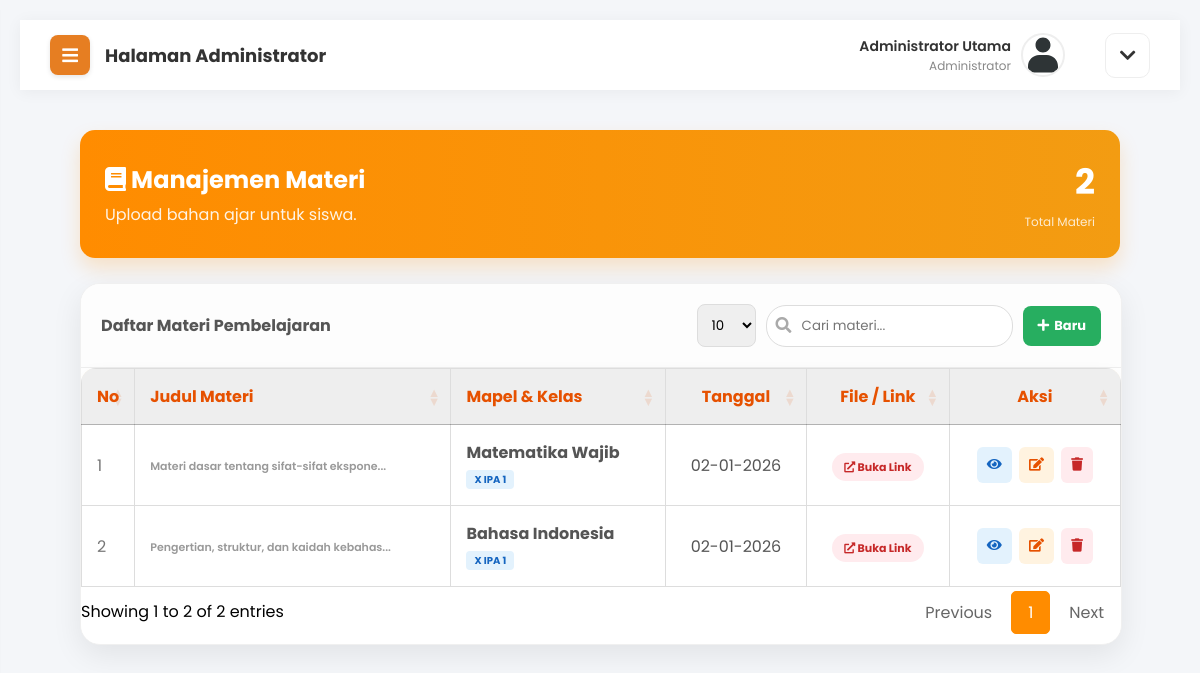
Page /admin/materi.php (signed in) on the earlier database version.
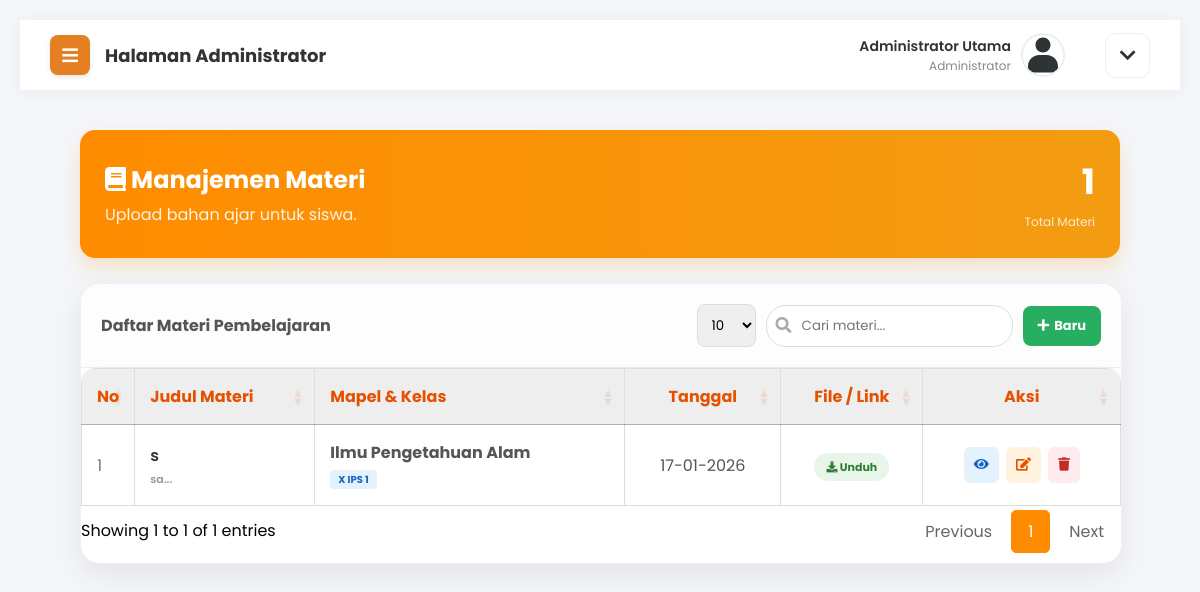
Same page on the later database version.
### tables this page shows
CREATE TABLE `materi` (
  `id_materi` int(11) NOT NULL,
  `mapel_id` int(11) NOT NULL,
  `judul` varchar(255) NOT NULL,
  `deskripsi` text NOT NULL,
  `tipe` enum('file','link') NOT NULL,
  `file_url` varchar(255) NOT NULL,
  `tanggal_upload` datetime NOT NULL
);

CREATE TABLE `mapel` (
  `id_mapel` int(11) NOT NULL,
  `kode_mapel` varchar(20) DEFAULT NULL,
  `nama_mapel` varchar(100) NOT NULL,
  `guru_id` int(11) DEFAULT NULL,
  `kelas_id` int(11) DEFAULT NULL,
  `hari` varchar(20) DEFAULT NULL,
  `jam_mulai` time DEFAULT NULL,
  `jam_selesai` time DEFAULT NULL
);

CREATE TABLE `kelas` (
  `id_kelas` int(11) NOT NULL,
  `nama_kelas` varchar(20) NOT NULL,
  `wali_kelas_id` int(11) DEFAULT NULL,
  `tahun_ajaran` varchar(20) DEFAULT '-',
  `semester` varchar(20) DEFAULT '-'
);

### admin/materi.php (the view, shortened to what this page needs)
<?php include 'header.php'; ?>
<link rel="stylesheet" href="https://cdn.datatables.net/1.13.4/css/jquery.dataTables.min.css">
<?php
$jml_materi = mysqli_num_rows(mysqli_query($koneksi, "SELECT * FROM materi"));
?>
<div class="content-body" style="margin-top: -20px;">
    <div class="welcome-banner" style="background: linear-gradient(to right, #FF8C00, #F39C12); color: white; padding: 25px; border-radius: 15px; margin-bottom: 25px; box-shadow: 0 10px 20px rgba(255, 140, 0, 0.2);">
        <div style="display: flex; justify-content: space-between; align-items: center;">
            <div>
                <h2 style="margin: 0; font-size: 24px;"><i class="fas fa-book"></i> Manajemen Materi</h2>
                <p style="margin: 5px 0 0 0; opacity: 0.9;">Upload bahan ajar untuk siswa.</p>
            </div>
            <div>
                <h1 style="margin: 0; font-size: 35px; text-align: right;"><?php echo $jml_materi; ?></h1>
                <span style="font-size: 12px; opacity: 0.8;">Total Materi</span>
            </div>
        </div>
    </div>
    <div class="modern-form-card" style="padding: 0; overflow: hidden; width: 100%; max-width: 100%;">
        <div style="padding: 20px; background: #fdfdfd; border-bottom: 1px solid #eee; display: flex; justify-content: space-between; align-items: center; flex-wrap: wrap; gap: 10px;">
            <h4 style="margin: 0; color: #555;">Daftar Materi Pembelajaran</h4>
            <div style="display: flex; gap: 10px; align-items: center;">
                <select id="customLength" style="padding: 10px; border: 1px solid #ddd; border-radius: 8px;"><option value="10">10</option><option value="25">25</option><option value="50">50</option></select>
                <div style="position: relative;">
                    <i class="fas fa-search" style="position: absolute; left: 10px; top: 12px; color: #aaa;"></i>
                    <input type="text" id="customSearch" placeholder="Cari materi..." style="padding: 10px 10px 10px 35px; border: 1px solid #ddd; border-radius: 20px; outline: none; width: 200px;">
                </div>
                <button onclick="bukaModalTambah()" class="btn-tambah" style="background: #27ae60; color: white; border: none; padding: 10px 15px; border-radius: 8px; font-weight: bold; cursor: pointer; display: flex; align-items: center; gap: 5px;">
                    <i class="fas fa-plus"></i> <span style="font-size: 13px;">Baru</span>
                </button>
            </div>
        </div>
        <div class="table-responsive" style="padding: 0 0 10px 0;">
            <table class="table table-striped" id="materiTable" style="width: 100%; border-collapse: collapse;">
                <thead style="background: #FFF3E0; color: #E65100;">
                    <tr>
                        <th style="padding: 15px; width: 5%;">No</th>
                        <th style="padding: 15px;">Judul Materi</th>
                        <th style="padding: 15px;">Mapel & Kelas</th>
                        <th style="padding: 15px; text-align: center;">Tanggal</th>
                        <th style="padding: 15px; text-align: center;">File / Link</th>
                        <th style="padding: 15px; text-align: center;">Aksi</th>
                    </tr>
                </thead>
                <tbody>
                    <?php
                    $no = 1;
                    $query = mysqli_query($koneksi, "SELECT materi.*, mapel.nama_mapel, kelas.nama_kelas
                                                     FROM materi
                                                     JOIN mapel ON materi.mapel_id = mapel.id_mapel
                                                     JOIN kelas ON mapel.kelas_id = kelas.id_kelas
                                                     ORDER BY materi.tanggal_upload DESC");
                    while($d = mysqli_fetch_array($query)){
                        $tgl = date('d-m-Y', strtotime($d['tanggal_upload']));
                    ?>
                    <tr style="border-bottom: 1px solid #f0f0f0;">
                        <td style="padding: 15px; color: #777;"><?php echo $no++; ?></td>
                        <td style="padding: 15px; font-weight: 600; color: #333;">
                            <?php echo $d['judul']; ?>
                            <div style="font-size: 11px; color: #999; margin-top: 3px;"><?php echo substr($d['deskripsi'], 0, 40) . '...'; ?></div>
                        </td>
                        <td style="padding: 15px;">
                            <span style="display: block; font-weight: bold; color: #555;"><?php echo $d['nama_mapel']; ?></span>
                            <span style="background: #e3f2fd; color: #1565c0; padding: 2px 8px; border-radius: 4px; font-size: 10px; font-weight: bold;"><?php echo $d['nama_kelas']; ?></span>
                        </td>
                        <td style="padding: 15px; text-align: center; color: #555;"><?php echo $tgl; ?></td>
                        <td style="padding: 15px; text-align: center;">
                            <?php if($d['tipe'] == 'file') { ?>
                                <a href="../uploads/materi/<?php echo $d['file_url']; ?>" target="_blank" style="text-decoration: none; background: #e8f5e9; color: #2e7d32; padding: 6px 12px; border-radius: 15px; font-size: 11px; font-weight: bold;">
                                    <i class="fas fa-download"></i> Unduh
                                </a>
                            <?php } else { ?>
                                <a href="<?php echo $d['file_url']; ?>" target="_blank" style="text-decoration: none; background: #ffebee; color: #c62828; padding: 6px 12px; border-radius: 15px; font-size: 11px; font-weight: bold;">
                                    <i class="fas fa-external-link-alt"></i> Buka Link
                                </a>
                            <?php } ?>
                        </td>
                        <td style="padding: 15px; text-align: center;">
                            <button onclick="bukaModalLihat(
                                '<?php echo addslashes($d['judul']); ?>',
                                '<?php echo $d['nama_mapel']; ?>',
                                '<?php echo $d['nama_kelas']; ?>',
                                '<?php echo $tgl; ?>',
                                '<?php echo addslashes($d['deskripsi']); ?>'
                            )" class="btn-action" style="background: #e3f2fd; color: #1565c0; border: none; padding: 8px 10px; border-radius: 6px; cursor: pointer; margin-right: 3px;">
                                <i class="fas fa-eye"></i>
                            </button>
                            <button onclick="bukaModalEdit(
                                '<?php echo $d['id_materi']; ?>',
                                '<?php echo addslashes($d['judul']); ?>',
                                '<?php echo $d['mapel_id']; ?>',
                                '<?php echo $d['tipe']; ?>',
                                '<?php echo $d['file_url']; ?>',
                                '<?php echo addslashes($d['deskripsi']); ?>'
                            )" class="btn-action edit" style="background: #FFF3E0; color: #E65100; border: none; padding: 8px 10px; border-radius: 6px; cursor: pointer; margin-right: 3px;">
                                <i class="fas fa-edit"></i>
                            </button>
                            <button onclick="konfirmasiHapus('<?php echo $d['id_materi']; ?>')" class="btn-action delete" style="background: #ffebee; color: #c62828; border: none; padding: 8px 10px; border-radius: 6px; cursor: pointer;">
                                <i class="fas fa-trash"></i>
                            </button>
                        </td>
                    </tr>
                    <?php } ?>
                </tbody>
            </table>
        </div>
    </div>
</div>
<?php include 'footer.php'; ?>

### admin/header.php (shortened to what this page needs)
<?php
$id_user = $_SESSION['id_user'];
$q_foto = mysqli_query($koneksi, "SELECT foto_profil FROM users WHERE id_user='$id_user'");
$d_foto = mysqli_fetch_assoc($q_foto);
$foto_db = isset($d_foto['foto_profil']) ? $d_foto['foto_profil'] : '';
$path_prefix = file_exists("../assets") ? "../" : "";
if($foto_db == "" || $foto_db == "default.jpg"){
    $foto_tampil = $path_prefix . "assets/img/avatar-default.svg";
} else {
    $foto_tampil = $path_prefix . "uploads/profil/" . $foto_db;
}
?>
<!DOCTYPE html>
<html lang="id">
<head>
    <link rel="stylesheet" href="<?php echo $path_prefix; ?>assets/css/style.css">
    <link rel="stylesheet" href="https://cdnjs.cloudflare.com/ajax/libs/font-awesome/5.15.4/css/all.min.css">
    <link rel="stylesheet" href="./assets/css/style.css">
</head>
<body class="dashboard-body">
    <div class="wrapper">
        <div class="main-content">
            <div class="top-navbar">
                <div class="header-left">
                    <button class="btn-toggle-sidebar" onclick="toggleSidebar()">
                        <i class="fas fa-bars"></i>
                    </button>
                    <h2>Halaman Administrator</h2>
                </div>
                <div class="header-right">
                    <div class="user-profile">
                        <div class="user-info" style="text-align: right;">
                            <span><?php echo isset($_SESSION['nama_lengkap']) ? $_SESSION['nama_lengkap'] : 'Admin'; ?></span>
                            <small>Administrator</small>
                        </div>
                        <img src="<?php echo $foto_tampil; ?>" alt="Profil"
                             style="width: 40px; height: 40px; border-radius: 50%; object-fit: cover; border: 2px solid #eee; background: #fff;">
                    </div>
                    <button class="btn-menu-action" onclick="toggleMenu()">
                        <i class="fas fa-chevron-down"></i>
                    </button>
                </div>
            </div>
            <div class="content-body">

### admin/footer.php (shortened to what this page needs)
</div>
        </div>
    </div>
</body>
</html>

### assets/css/style.css (style rules this page uses)
body { background-color: #f4f6f9; font-family: 'Poppins', 'Segoe UI', sans-serif; margin: 0; height: 100vh; display: flex; justify-content: center; align-items: center; overflow: hidden; }
.wrapper { display: flex; width: 100%; min-height: 100vh; }
.main-content { flex: 1; padding: 20px; background: #f4f6f9; }
table { width: 100%; border-collapse: collapse; margin-top: 10px; }
table, th, td { border: 1px solid #ddd; }
th, td { padding: 12px; text-align: left; }
th { background-color: #eee; }
body, html { margin: 0; padding: 0; width: 100%; height: 100%; font-family: 'Poppins', sans-serif; overflow-x: hidden; }
body { background-color: #f4f6f9; font-family: 'Segoe UI', 'Poppins', sans-serif; margin: 0; overflow-x: hidden; }
.main-content { margin-left: 260px; width: calc(100% - 260px); display: flex; flex-direction: column; min-height: 100vh; }
.top-navbar { height: 70px; background: #fff; display: flex; align-items: center; justify-content: space-between; padding: 0 30px; box-shadow: 0 2px 15px rgba(0,0,0,0.05); position: sticky; top: 0; z-index: 99; }
.header-left h2 { margin: 0; font-size: 20px; color: #333; }
.header-right { display: flex; align-items: center; gap: 20px; }
.user-profile { display: flex; align-items: center; gap: 10px; }
.user-info span { display: block; font-size: 14px; font-weight: 600; color: #333; }
.user-info small { display: block; font-size: 12px; color: #888; }
.btn-menu-action { width: 45px; height: 45px; background-color: #fff; border: 1px solid #eee; border-radius: 10px; display: flex; justify-content: center; align-items: center; cursor: pointer; font-size: 18px; color: #333; transition: 0.3s; margin-left: 20px; }
.content-body { padding: 30px; flex: 1; }
.modern-form-card { background-color: #ffffff; width: 100%; max-width: 800px; padding: 40px; border-radius: 20px; box-shadow: 0 10px 30px rgba(0,0,0,0.08); border: 1px solid #f0f0f0; }
.table-responsive { overflow-x: auto; background: #fff; border-radius: 15px; box-shadow: 0 5px 15px rgba(0,0,0,0.05); }
.btn-toggle-sidebar { display: none; position: fixed; top: 15px; right: 20px; z-index: 1001; background: #667eea; color: white; border: none; padding: 10px 15px; border-radius: 5px; box-shadow: 0 4px 6px rgba(0,0,0,0.1); cursor: pointer; font-size: 18px; }
.btn-toggle-sidebar { display: none; position: fixed; top: 20px; right: 20px; z-index: 9999; background: linear-gradient(to right, #667eea, #764ba2); color: white; border: none; padding: 12px 16px; border-radius: 8px; box-shadow: 0 4px 10px rgba(0,0,0,0.2); cursor: pointer; font-size: 20px; }
.btn-toggle-sidebar { display: none; }
@media screen and (max-width: 1440px) { .header-left { display: flex; align-items: center; gap: 15px; } }
@media screen and (max-width: 1440px) { .btn-toggle-sidebar { display: flex !important; align-items: center; justify-content: center; position: static; width: 40px; height: 40px; background: #e67e22; color: white; border: none; border-radius: 8px; font-size: 18px; cursor: pointer; box-shadow: 0 2px 5px rgba(0,0,0,0.1); transition: 0.2s; } }
@media screen and (max-width: 1440px) { .top-navbar { padding-left: 30px !important; } }
@media screen and (max-width: 1440px) { .header-left h2 { font-size: 18px; margin: 0; } }
@media screen and (max-width: 1440px) { .main-content { margin-left: 0 !important; width: 100% !important; transition: 0.3s cubic-bezier(0.25, 0.8, 0.25, 1); } }
@media screen and (max-width: 1440px) { .table-responsive { display: block; width: 100%; overflow-x: auto; } }
body.dashboard-body { height: auto !important; display: block !important; overflow-x: hidden !important; overflow-y: auto !important; }
body.dashboard-body .wrapper { height: auto !important; min-height: 100vh; overflow: visible !important; }

### admin/header.php (style rules this page uses)
body, h1, h2, h3, h4, h5, h6, p, a, span, div, table, th, td, input, select, textarea, button { font-family: 'Poppins', sans-serif; }
body { -webkit-font-smoothing: antialiased; -moz-osx-font-smoothing: grayscale; verflow-x: hidden; }

### admin/sidebar.php (style rules this page uses)
body, h1, h2, h3, h4, h5, h6, p, a, span, div, table, th, td, input, select, textarea, button { font-family: 'Poppins', sans-serif; }
body { -webkit-font-smoothing: antialiased; -moz-osx-font-smoothing: grayscale; }

### admin/materi.php (style rules this page uses)
body, h1, h2, h3, h4, h5, h6, p, a, span, div, table, th, td, input, select, textarea, button { font-family: 'Poppins', sans-serif; }
body { -webkit-font-smoothing: antialiased; -moz-osx-font-smoothing: grayscale; }
table.dataTable.no-footer { border-bottom: 1px solid #eee !important; }

Differences in the rows shown:
removed materi: deskripsi "Materi dasar tentang sifat-sifat ekspone", mapel.nama_mapel "Matematika Wajib", kelas.nama_kelas "X IPA 1", tanggal_upload "02-01-2026"
removed materi: deskripsi "Pengertian, struktur, dan kaidah kebahas", mapel.nama_mapel "Bahasa Indonesia", kelas.nama_kelas "X IPA 1", tanggal_upload "02-01-2026"
added materi: judul "s", deskripsi "sa", mapel.nama_mapel "Ilmu Pengetahuan Alam", kelas.nama_kelas "X IPS 1", tanggal_upload "17-01-2026"
Other differences:
$jml_materi: "2" → "1"
text written by a page script: "Showing 1 to 2 of 2 entries Previous 1 Next" → "Showing 1 to 1 of 1 entries Previous 1 Next"
